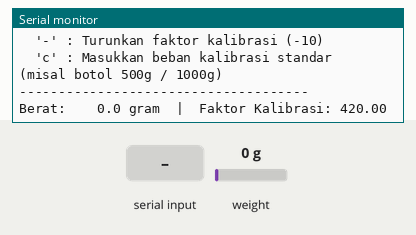
Recording of a sketch running on a simulated ESP32. On the bench: the last lines printed to the serial monitor. The inputs (shaded band) are chosen by the test bench; at power-on: weight on the scale 0 g.

Above: at 3.2 s.
3.3 s: weight on the scale set to 100 g
At 4.5 s:
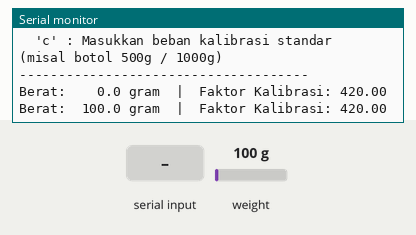
6.2 s: "+" received over Serial
At 7.4 s:
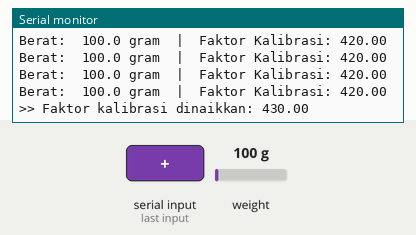
8.4 s: "-" received over Serial
At 10.0 s:
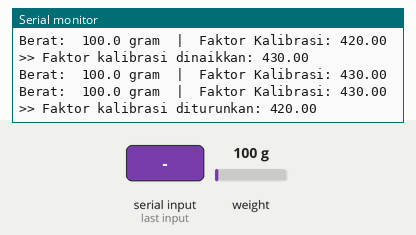
10.6 s: weight on the scale set to 1250 g
At 12.1 s:
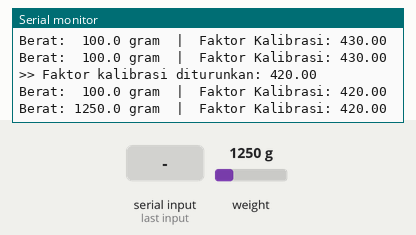
13.9 s: "t90\n" received over Serial
At 15.8 s:
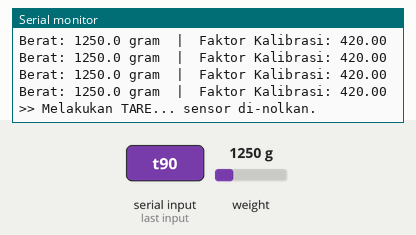
16.1 s: "c90\n" received over Serial
At 20.4 s:
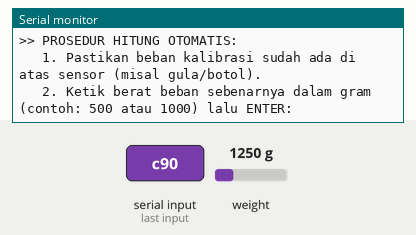

The sketch:

02_hx711_loadcell_calibration.ino
```cpp
/*==========================================================
  TEST 02: LOAD CELL 10KG & HX711 INTERACTIVE CALIBRATION
  Mesin Pencetak Tempe Otomatis
  ──────────────────────────────────────────────────────────
  Tujuan:
  1. Menguji komunikasi ADC 24-bit HX711 dengan ESP32.
  2. Melakukan kalibrasi timbangan interaktif via Serial Monitor.
  3. Mendapatkan nilai `LOADCELL_FAKTOR` yang tepat untuk firmware utama.

  Wiring:
  - HX711 VCC  -> 5V (Step-down / Pin VIN)
  - HX711 GND  -> GND ESP32
  - HX711 DT   -> ESP32 GPIO 4
  - HX711 SCK  -> ESP32 GPIO 5

  Warna Kabel Load Cell ke Modul HX711:
  - Merah  -> E+ (Excitation +)
  - Hitam  -> E- (Excitation -)
  - Putih  -> A- (Signal -)
  - Hijau  -> A+ (Signal +)
==========================================================*/

#include <HX711.h>

#define PIN_HX711_DOUT 4
#define PIN_HX711_SCK  5

HX711 scale;
float calibration_factor = 420.0; // Nilai awal perkiraan

void printMenu() {
  Serial.println("\n--- PERINTAH KALIBRASI INTERAKTIF ---");
  Serial.println("  't' : Tare (Nol-kan timbangan saat kosong)");
  Serial.println("  '+' : Naikkan faktor kalibrasi (+10)");
  Serial.println("  '-' : Turunkan faktor kalibrasi (-10)");
  Serial.println("  'c' : Masukkan beban kalibrasi standar (misal botol 500g / 1000g)");
  Serial.println("-------------------------------------");
}

void setup() {
  Serial.begin(115200);
  delay(1000);
  Serial.println("\n==========================================");
  Serial.println("  TEST 02: LOAD CELL 10KG + HX711 CALIBRATION");
  Serial.println("==========================================");

  scale.begin(PIN_HX711_DOUT, PIN_HX711_SCK);

  Serial.println("[1] Memeriksa koneksi HX711...");
  if (scale.wait_ready_timeout(2000)) {
    Serial.println("   [OK] HX711 terdeteksi dan siap!");
  } else {
    Serial.println("   [ERROR] HX711 tidak merespons!");
    Serial.println("   Periksa kabel DOUT (GPIO 4), SCK (GPIO 5), VCC (5V), GND.");
    while (1) delay(1000);
  }

  Serial.println("[2] Melakukan TARE awal (pastikan sensor kosong tanpa beban)...");
  scale.set_scale();
  scale.tare();
  scale.set_scale(calibration_factor);
  Serial.println("   [OK] Tare selesai!");

  printMenu();
}

void loop() {
  if (scale.is_ready()) {
    float reading = scale.get_units(5); // Rata-rata 5 pembacaan
    Serial.printf("Berat: %6.1f gram  |  Faktor Kalibrasi: %.2f\n", reading, calibration_factor);
  } else {
    Serial.println("[WARNING] Sensor sibuk / tidak terbaca...");
  }

  // Cek input dari Serial Monitor
  if (Serial.available()) {
    char ch = Serial.read();
    if (ch == 't' || ch == 'T') {
      Serial.println(">> Melakukan TARE... sensor di-nolkan.");
      scale.tare();
    } else if (ch == '+') {
      calibration_factor += 10.0;
      scale.set_scale(calibration_factor);
      Serial.printf(">> Faktor kalibrasi dinaikkan: %.2f\n", calibration_factor);
    } else if (ch == '-') {
      calibration_factor -= 10.0;
      scale.set_scale(calibration_factor);
      Serial.printf(">> Faktor kalibrasi diturunkan: %.2f\n", calibration_factor);
    } else if (ch == 'c' || ch == 'C') {
      Serial.println("\n>> PROSEDUR HITUNG OTOMATIS:");
      Serial.println("   1. Pastikan beban kalibrasi sudah ada di atas sensor (misal gula/botol).");
      Serial.println("   2. Ketik berat beban sebenarnya dalam gram (contoh: 500 atau 1000) lalu ENTER:");
      while (!Serial.available()) delay(50);
      float known_weight = Serial.parseFloat();
      if (known_weight > 0) {
        long raw = scale.get_value(10);
        calibration_factor = (float)raw / known_weight;
        scale.set_scale(calibration_factor);
        Serial.printf("   [BERHASIL!] Nilai faktor baru: %.2f\n", calibration_factor);
        Serial.printf("   Salin nilai ini ke mesin_tempe.ino pada: #define LOADCELL_FAKTOR %.1f\n\n", calibration_factor);
      }
    }
  }

  delay(600);
}
```

Measured:
- after the input at 3.3 s, the serial monitor: prints a new line after 0.34 s (image 1)
- after the input at 6.2 s, the serial monitor: prints a new line after 0.74 s (image 2)
- after the input at 8.4 s, the serial monitor: prints a new line after 0.74 s (image 3)
- after the input at 10.6 s, the serial monitor: prints a new line after 0.75 s (image 4)
- after the input at 13.9 s, the serial monitor: prints a new line after 0.75 s (image 5)
- after the input at 16.1 s, the serial monitor: prints a new line after 4.0 s (image 6)
